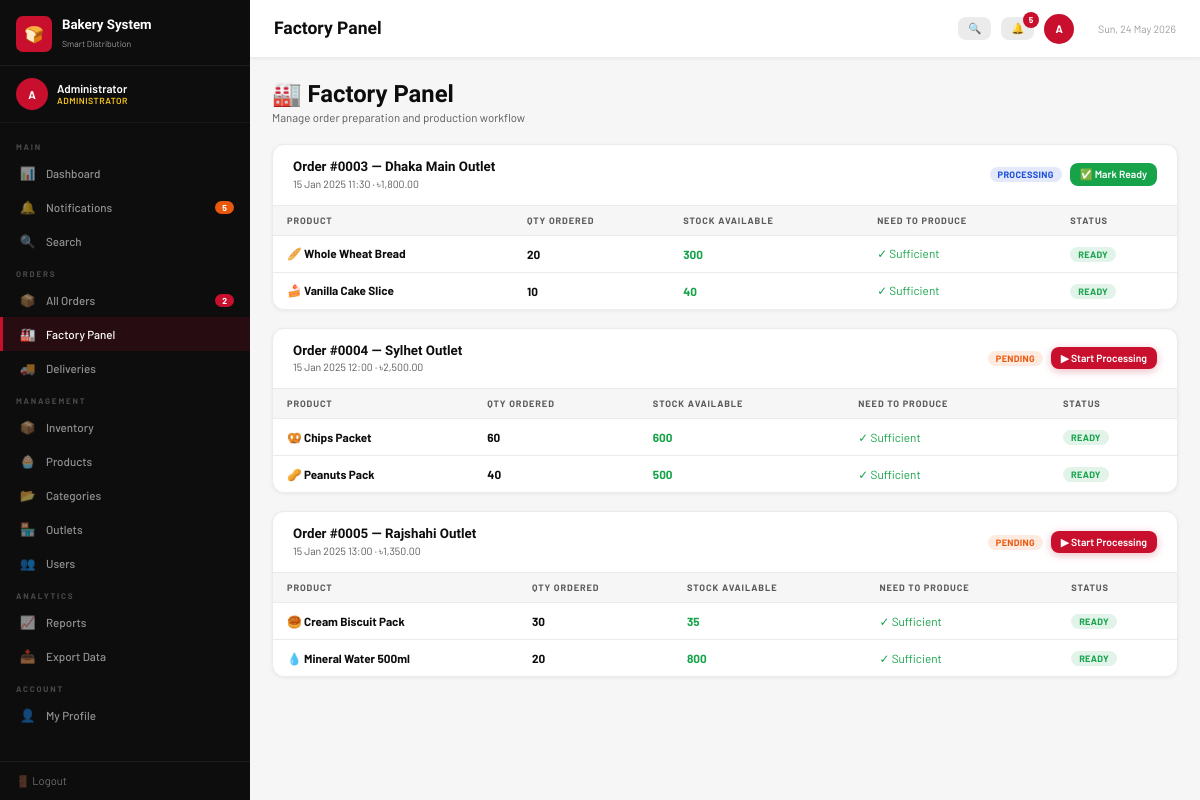
The page /factory.php (signed in) on the database its author committed.
### tables this page shows
CREATE TABLE orders (
    id INT AUTO_INCREMENT PRIMARY KEY,
    outlet_id INT NOT NULL,
    placed_by INT,                     
    status ENUM('pending','processing','ready','delivered','cancelled') DEFAULT 'pending',
    notes TEXT,
    total DECIMAL(10,2) DEFAULT 0,
    created_at DATETIME DEFAULT CURRENT_TIMESTAMP
);

CREATE TABLE outlets (
    id INT AUTO_INCREMENT PRIMARY KEY,
    name VARCHAR(100) NOT NULL,
    address VARCHAR(255),
    phone VARCHAR(20),
    manager_id INT,                    
    active TINYINT(1) DEFAULT 1,
    created_at DATETIME DEFAULT CURRENT_TIMESTAMP
);

CREATE TABLE order_items (
    id INT AUTO_INCREMENT PRIMARY KEY,
    order_id INT NOT NULL,
    product_id INT NOT NULL,
    qty INT NOT NULL,
    unit_price DECIMAL(10,2) NOT NULL
);

CREATE TABLE products (
    id INT AUTO_INCREMENT PRIMARY KEY,
    name VARCHAR(100) NOT NULL,
    category_id INT,
    price DECIMAL(10,2) NOT NULL,
    stock INT DEFAULT 0,
    min_stock INT DEFAULT 50,
    unit VARCHAR(20) DEFAULT 'piece',
    emoji VARCHAR(10) DEFAULT '🛍',
    active TINYINT(1) DEFAULT 1,
    created_at DATETIME DEFAULT CURRENT_TIMESTAMP
);

### factory.php (the view, shortened to what this page needs)
<?php
require_once 'config.php';
$active_orders = $conn->query("
    SELECT o.*, outlet.name AS outlet_name
    FROM orders o
    JOIN outlets outlet ON o.outlet_id=outlet.id
    WHERE o.status IN ('pending','processing')
    ORDER BY o.created_at ASC
");
include 'includes/header.php';
?>
<div class="ph">
  <div><h1>🏭 Factory Panel</h1><p>Manage order preparation and production workflow</p></div>
</div>
<?php if ($active_orders->num_rows === 0): ?>
<div class="card">
  <div class="cb">
    <div class="es"><div class="ei">✅</div><h3>All caught up!</h3><p>No pending or in-progress orders.</p></div>
  </div>
</div>
<?php else:
  while ($order = $active_orders->fetch_assoc()):
    $items = $conn->query("
        SELECT oi.*, p.name AS prod_name, p.emoji, p.stock AS avail_stock
        FROM order_items oi
        JOIN products p ON oi.product_id=p.id
        WHERE oi.order_id={$order['id']}
    ");
?>
<div class="card">
  <div class="ch">
    <div>
      <h3>Order <?= oid($order['id']) ?> — <?= htmlspecialchars($order['outlet_name']) ?></h3>
      <div style="font-size:.75rem;color:var(--g600);margin-top:2px">
        <?= date('d M Y H:i', strtotime($order['created_at'])) ?> · <?= tk($order['total']) ?>
      </div>
    </div>
    <div style="display:flex;gap:8px;align-items:center">
      <?= statusBadge($order['status']) ?>
      <?php if ($order['status'] === 'pending'): ?>
      <form method="POST" style="margin:0">
        <button type="submit" class="btn btn-p sm">▶ Start Processing</button>
      </form>
      <?php elseif ($order['status'] === 'processing'): ?>
      <form method="POST" style="margin:0">
        <button type="submit" class="btn btn-g sm">✅ Mark Ready</button>
      </form>
      <?php endif; ?>
    </div>
  </div>
  <div class="tw">
    <table>
      <thead>
        <tr>
          <th>Product</th>
          <th>Qty Ordered</th>
          <th>Stock Available</th>
          <th>Need to Produce</th>
          <th>Status</th>
        </tr>
      </thead>
      <tbody>
        <?php while ($item = $items->fetch_assoc()):
          $need = max(0, $item['qty'] - $item['avail_stock']);
        ?>
        <tr>
          <td><?= $item['emoji'] ?> <strong><?= htmlspecialchars($item['prod_name']) ?></strong></td>
          <td><strong><?= $item['qty'] ?></strong></td>
          <td style="color:<?= $item['avail_stock'] < $item['qty'] ? 'var(--orange)' : 'var(--green)' ?>;font-weight:700">
            <?= $item['avail_stock'] ?>
          </td>
          <td>
            <?php if ($need > 0): ?>
              <span style="color:var(--red);font-weight:700">+<?= $need ?> more</span>
            <?php else: ?>
              <span style="color:var(--green)">✓ Sufficient</span>
            <?php endif; ?>
          </td>
          <td>
            <?php if ($need > 0): ?>
              <span class="badge b-pend">Produce More</span>
            <?php else: ?>
              <span class="badge b-deliv">Ready</span>
            <?php endif; ?>
          </td>
        </tr>
        <?php endwhile; ?>
      </tbody>
    </table>
  </div>
</div>
<?php endwhile; endif; ?>
<?php include 'includes/footer.php'; ?>

### config.php (shortened to what this page needs)
<?php
function tk($amount) {
    return '৳' . number_format($amount, 2);
}
function oid($id) {
    return '#' . str_pad($id, 4, '0', STR_PAD_LEFT);
}
function statusBadge($status) {
    $classes = [
        'pending'    => 'b-pend',
        'processing' => 'b-proc',
        'ready'      => 'b-ready',
        'delivered'  => 'b-deliv',
        'cancelled'  => 'b-canc',
        'assigned'   => 'b-proc',
        'in_transit' => 'b-ready',
        'failed'     => 'b-canc',
    ];
    $class = $classes[$status] ?? 'b-pend';
    $label = ucwords(str_replace('_', ' ', $status));
    return "<span class='badge $class'>$label</span>";
}
?>

### style.css (style rules this page uses)
:root { --red: #C8102E; --red2: #9B0B22; --black: #0D0D0D; --dark: #1A1A1A; --gold: #F5C518; --white: #fff; --g100: #F6F6F6; --g200: #EBEBEB; --g300: #D4D4D4; --g400: #9E9E9E; --g600: #5A5A5A; --green: #16A34A; --orange: #EA580C; --blue: #1D4ED8; --sw: 250px; --hh: 58px; --r: 8px; }
*, *::before, *::after { box-sizing: border-box; margin: 0; padding: 0; }
html { font-size: 14px; }
body { font-family: 'Barlow', sans-serif; background: var(--g100); color: var(--black); min-height: 100vh; }
h1,h2,h3,h4 { font-family: 'Barlow Condensed', sans-serif; font-weight: 700; line-height: 1.2; }
.card { background:#fff; border-radius:12px; border:1px solid var(--g200); box-shadow:0 1px 4px rgba(0,0,0,.06); overflow:hidden; margin-bottom:18px; }
.ch { padding:14px 20px; border-bottom:1px solid var(--g200); display:flex; align-items:center; justify-content:space-between; gap:10px; }
.ch h3 { font-size:.95rem; }
.tw { overflow-x:auto; }
table { width:100%; border-collapse:collapse; font-size:.84rem; }
thead th { background:var(--g100); color:var(--g600); font-size:.66rem; font-weight:700; letter-spacing:.9px; text-transform:uppercase; padding:9px 14px; text-align:left; white-space:nowrap; border-bottom:1px solid var(--g200); }
tbody tr { border-bottom:1px solid var(--g200); transition:.1s; }
tbody tr:last-child { border-bottom:none; }
tbody td { padding:10px 14px; vertical-align:middle; }
.badge { display:inline-block; padding:2px 8px; border-radius:20px; font-size:.66rem; font-weight:700; letter-spacing:.3px; text-transform:uppercase; white-space:nowrap; }
.b-pend { background:rgba(234,88,12,.12); color:var(--orange); }
.b-proc { background:rgba(29,78,216,.12); color:var(--blue); }
.b-deliv { background:rgba(22,163,74,.12); color:var(--green); }
.btn { display:inline-flex; align-items:center; gap:5px; padding:7px 14px; border-radius:var(--r); font-family:'Barlow',sans-serif; font-size:.8rem; font-weight:600; cursor:pointer; border:none; transition:.15s; white-space:nowrap; text-decoration:none; }
.btn-p { background:var(--red); color:#fff; box-shadow:0 2px 8px rgba(200,16,46,.3); }
.btn-g { background:var(--green); color:#fff; }
.sm { padding:5px 10px; font-size:.74rem; }
.ph { display:flex; align-items:flex-start; justify-content:space-between; margin-bottom:20px; gap:13px; flex-wrap:wrap; }
.ph h1 { font-size:1.7rem; }
.ph p { color:var(--g600); font-size:.82rem; margin-top:2px; }

### rows shown on the page
orders: id "#0003", outlet.name "Dhaka Main Outlet", created_at "15 Jan 2025 11:30", total "৳1,800.00", status "PROCESSING"
order_items: product.emoji "🥖", product.name "Whole Wheat Bread", qty "20", product.stock "300", shows "✓ Sufficient", shows "READY"
order_items: product.emoji "🍰", product.name "Vanilla Cake Slice", qty "10", product.stock "40", shows "✓ Sufficient", shows "READY"
orders: id "#0004", outlet.name "Sylhet Outlet", created_at "15 Jan 2025 12:00", total "৳2,500.00", status "PENDING"
order_items: product.emoji "🥨", product.name "Chips Packet", qty "60", product.stock "600", shows "✓ Sufficient", shows "READY"
order_items: product.emoji "🥜", product.name "Peanuts Pack", qty "40", product.stock "500", shows "✓ Sufficient", shows "READY"
orders: id "#0005", outlet.name "Rajshahi Outlet", created_at "15 Jan 2025 13:00", total "৳1,350.00", status "PENDING"
order_items: product.emoji "🥮", product.name "Cream Biscuit Pack", qty "30", product.stock "35", shows "✓ Sufficient", shows "READY"
order_items: product.emoji "💧", product.name "Mineral Water 500ml", qty "20", product.stock "800", shows "✓ Sufficient", shows "READY"

### other values the page prints
$initials "A"
$user_name "Administrator"
$role_label "ADMINISTRATOR"
$section_name "MAIN"
$icon "📊"
$label "Dashboard"
$icon "🔔"
$label "Notifications"
$notif_count "5"
$icon "🔍"
$label "Search"
$section_name "ORDERS"
$icon "📦"
$label "All Orders"
$pending_count "2"
